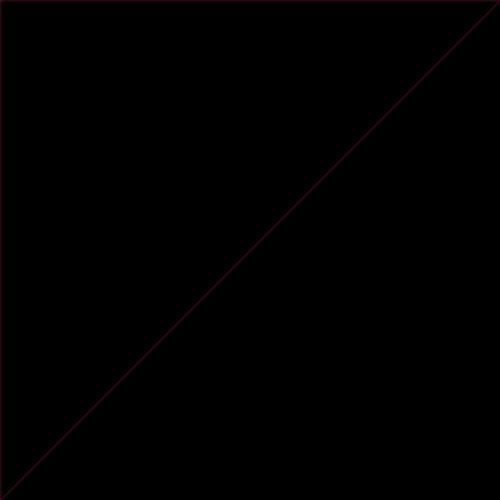
Frame 1 (no input)
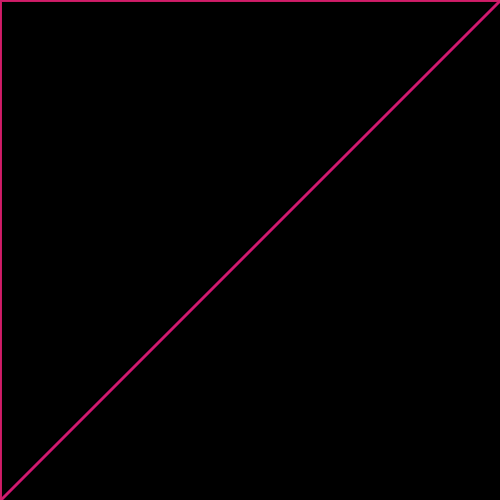
Frame 60 (the mouse pressed at the canvas centre just before this capture)
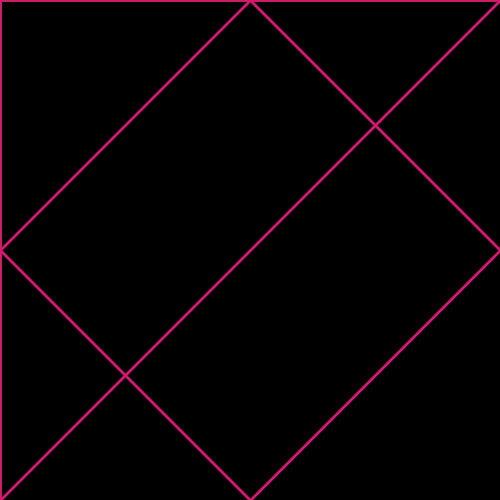
Frame 120 (the mouse held since frame 60 and released just before this capture)

The Processing sketch that drew these frames (run headless with seeded random() and noise(); from frame 60 on, the mouse is pressed at the canvas centre):

// Processing sketch: processing_31499
// ── processing_31499.pde

  
void setup(){
  
  size(500,500);
  background(0);
}

void draw(){
  
  stroke(209,32,109,50);
  strokeWeight(2);
  line(0,mouseX,mouseY,500);
  line(500,mouseX,mouseY,0);
  line(500,mouseX,mouseY,500);
  line(0,mouseX,mouseY,0);
  
}
